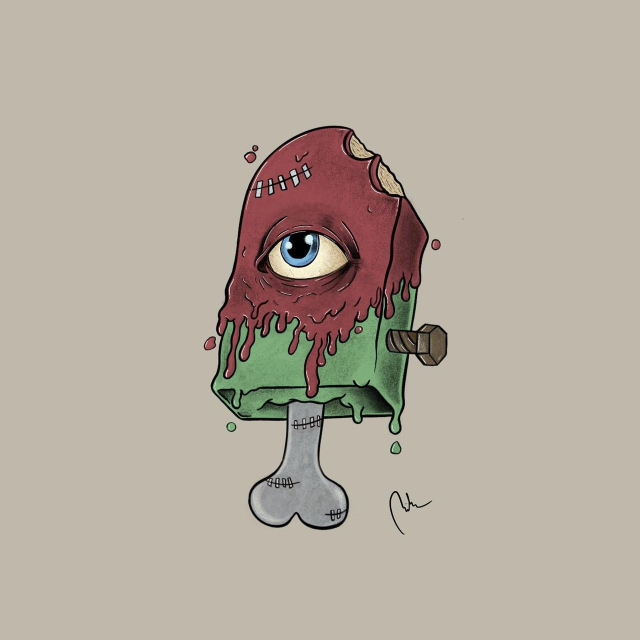
#> input picture assets/img/2779837054563759470_2779837050486785224.jpg, 1280 x 1280 px (shown at 1/2 size); its folder holds 4 pictures in this run
$ python web_thumbs.py
#> lines starting #> are read from the running program, lines starting #| are printed output that depends on the picture
"""Make grid thumbnails: assets/img/*.jpg -> assets/img/thumb/*.jpg (<=640, q72)."""
import os, glob
from PIL import Image, ImageOps
ROOT = os.path.dirname(os.path.dirname(os.path.abspath(__file__)))
IMG = os.path.join(ROOT, "assets", "img")
TH = os.path.join(IMG, "thumb")
os.makedirs(TH, exist_ok=True)
n = 0
for fp in glob.glob(os.path.join(IMG, "*.jpg")):
    out = os.path.join(TH, os.path.basename(fp))
    try:
        with Image.open(fp) as im:
#> im is the input picture: PIL image 1280x1280 RGB; mean R, G, B 180.6, 170.8, 158.4
            im = ImageOps.exif_transpose(im).convert("RGB")
            im.thumbnail((640, 640), Image.LANCZOS)
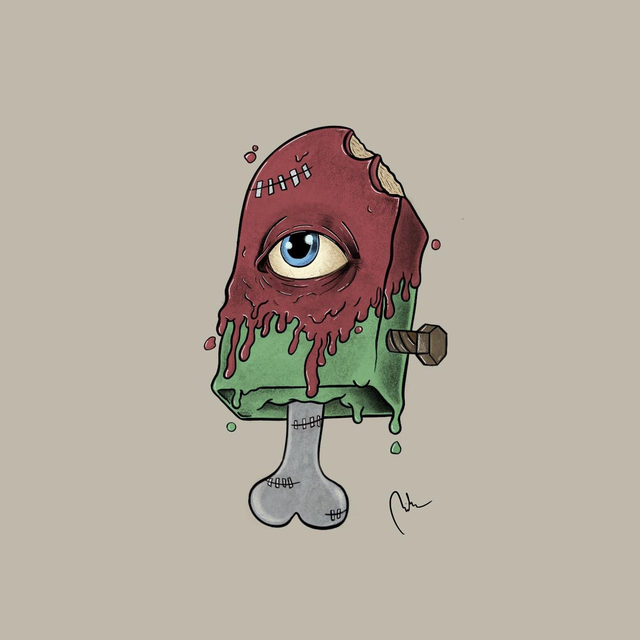
#> im: PIL image 640x640 RGB; mean R, G, B 180.6, 170.9, 158.5
            im.save(out, "JPEG", quality=72, optimize=True, progressive=True)
        n += 1
    except Exception as e:
        print("skip", fp, e)
#> pass 2 of the loop `for fp in glob.glob(os.path.join(IMG, "*.jpg")):`:
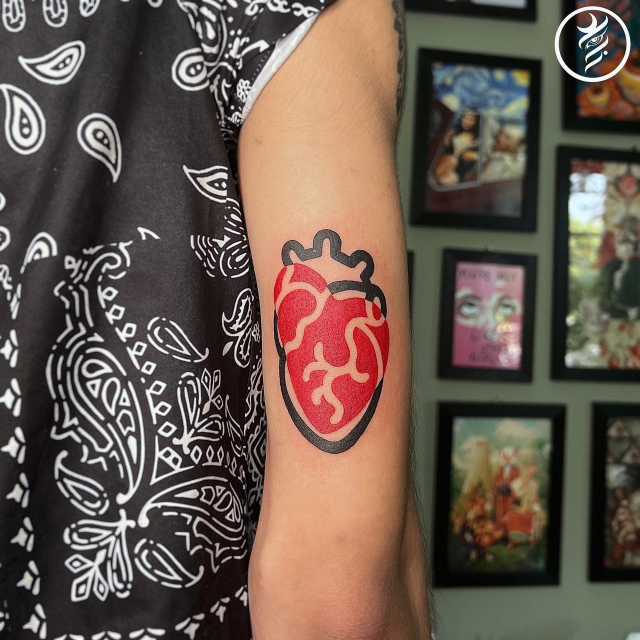
#> input picture assets/img/2779839772061783002.jpg, 1280 x 1280 px (shown at 1/2 size)
#> im is the input picture: PIL image 1280x1280 RGB; mean R, G, B 105.3, 89, 78.5
#> `im.thumbnail((640, 640), Image.LANCZOS)`:
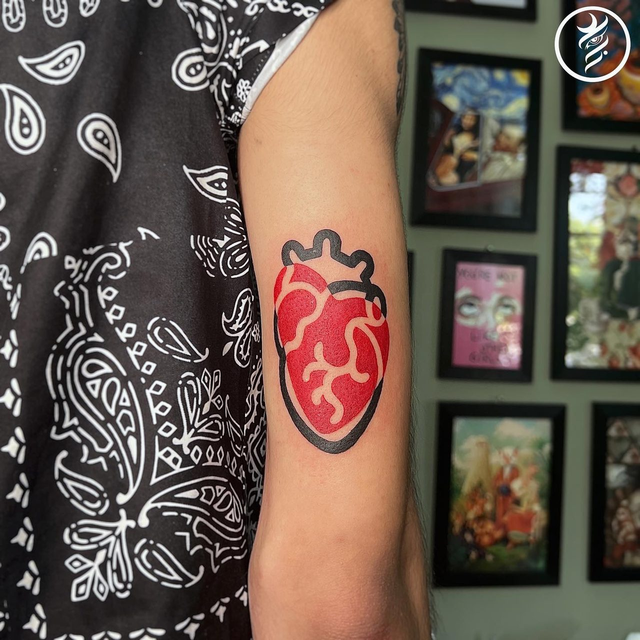
#> im: PIL image 640x640 RGB; mean R, G, B 105.3, 89, 78.5
#> pass 3 of the loop `for fp in glob.glob(os.path.join(IMG, "*.jpg")):`:
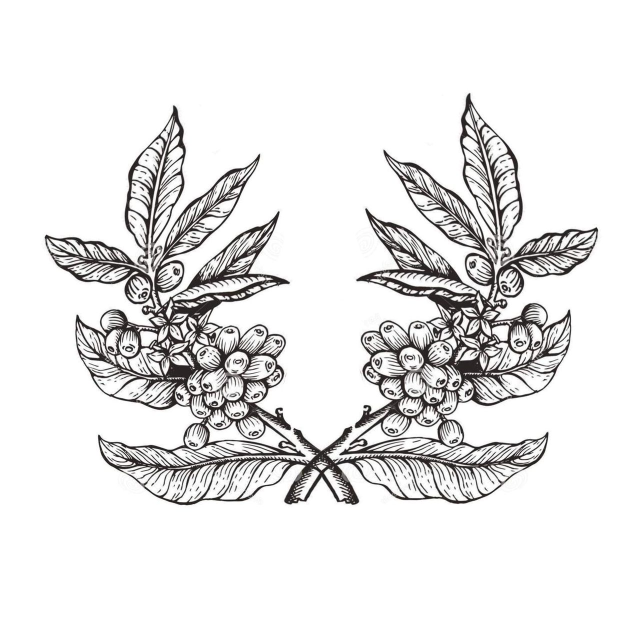
#> input picture assets/img/2780697353793648699_2780697350438344935.jpg, 1280 x 1280 px (shown at 1/2 size)
#> im is the input picture: PIL image 1280x1280 RGB; mean R, G, B 231.3, 230.8, 230.6
#> `im.thumbnail((640, 640), Image.LANCZOS)`:
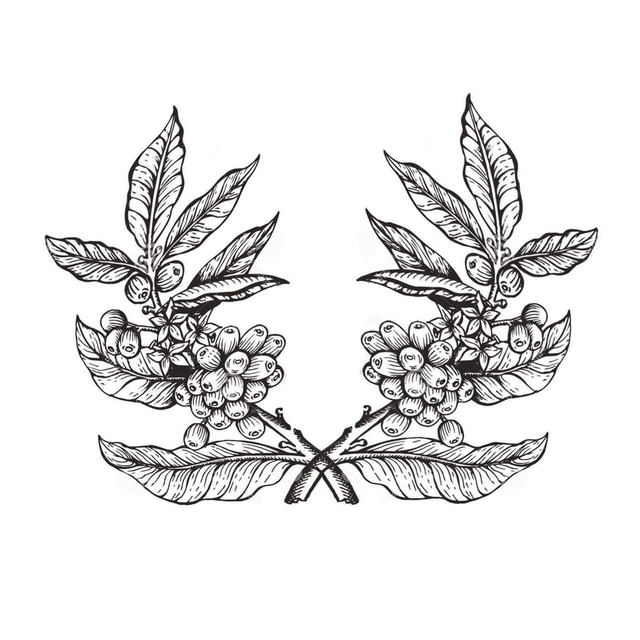
#> im: PIL image 640x640 RGB; mean R, G, B 231.2, 230.7, 230.5
#> the loop made 4 passes; the first 3 are shown
mb = sum(os.path.getsize(os.path.join(TH, x)) for x in os.listdir(TH)) / 1024 / 1024
print(f"{n} thumbs -> assets/img/thumb  ({mb:.1f} MB)")
